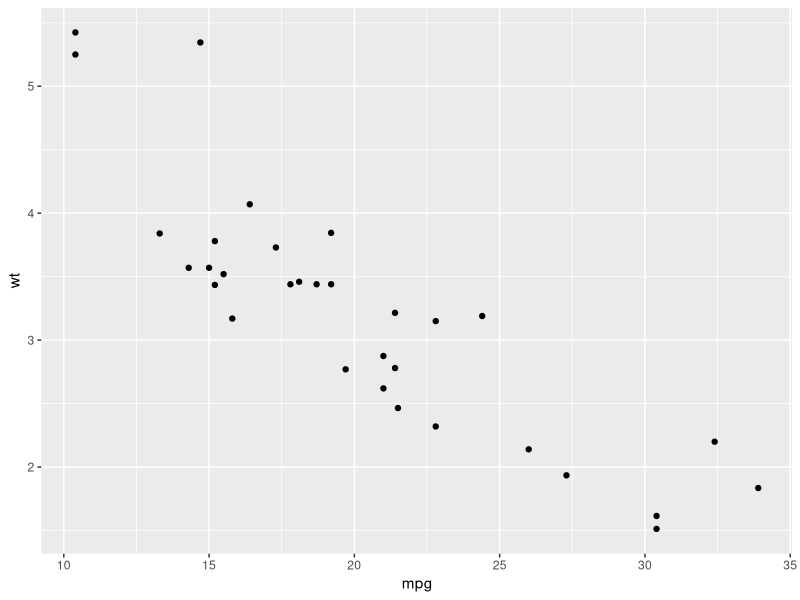
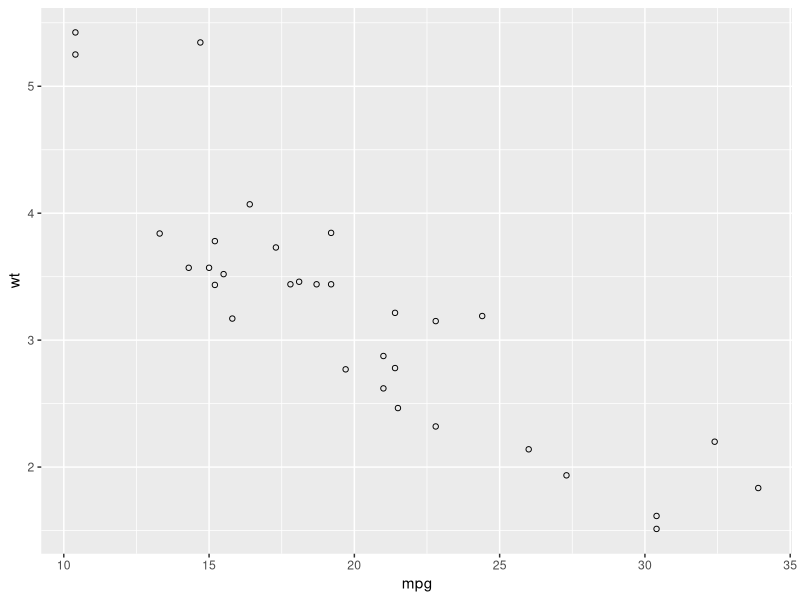
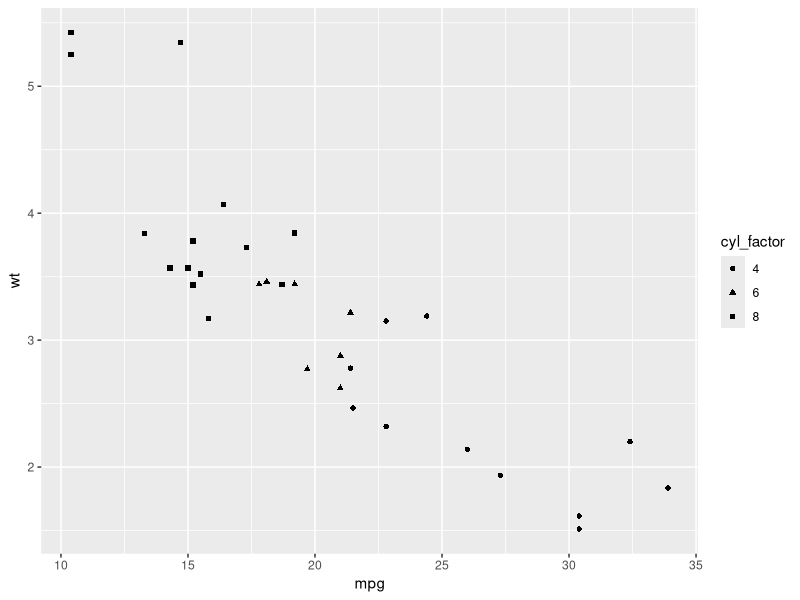
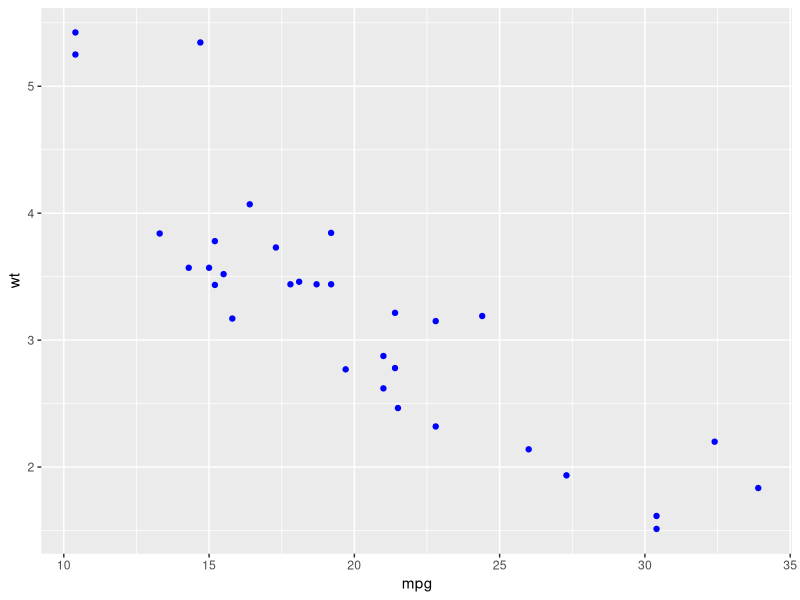
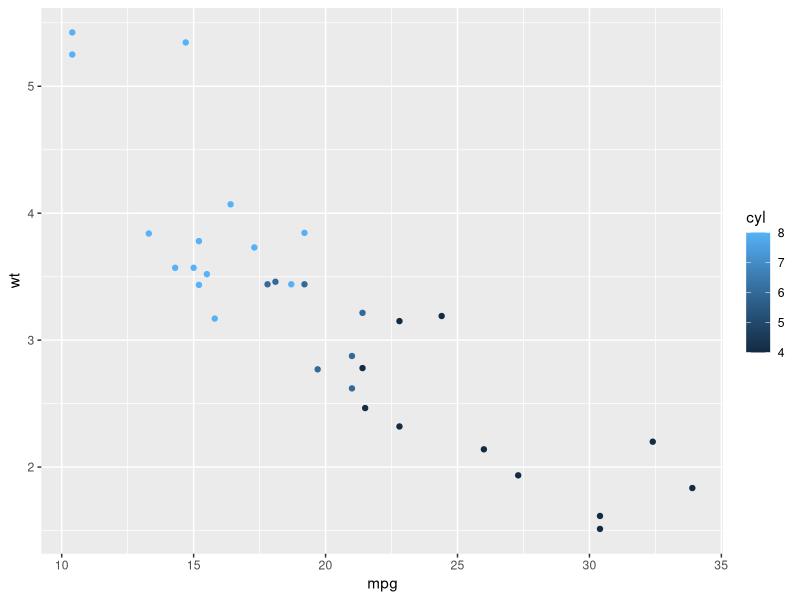
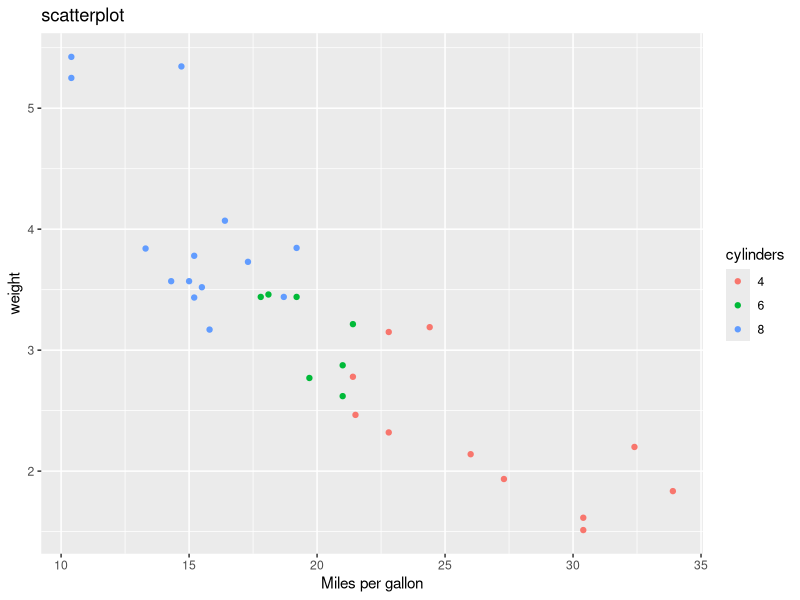
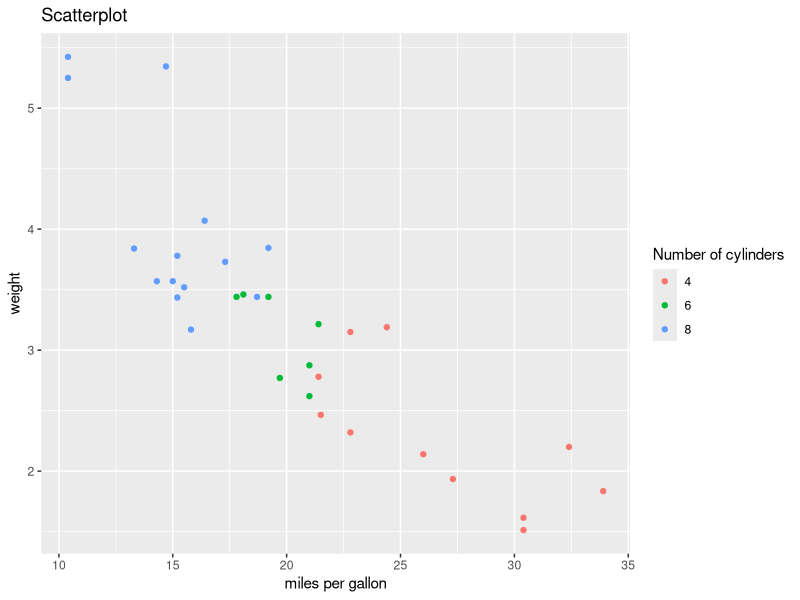
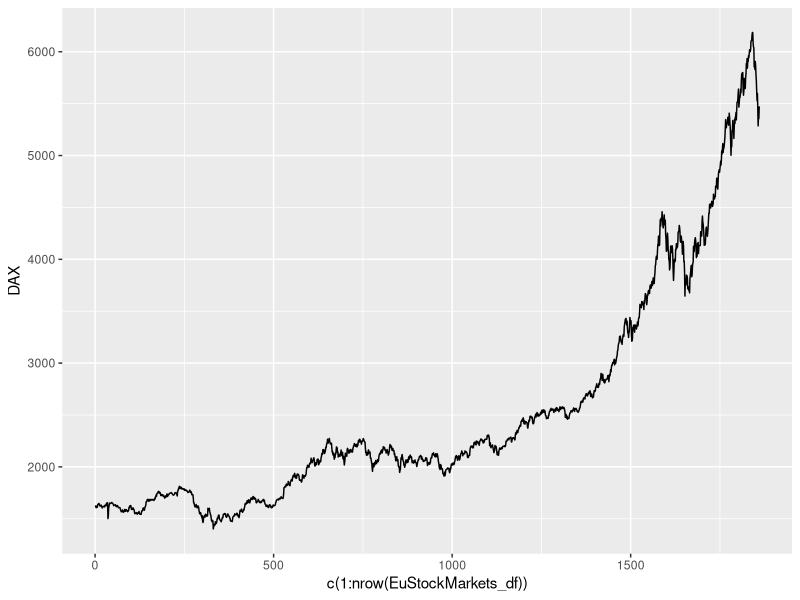

These figures' R source, in order:
library(ggplot2)
mtcars

####Scatterplot
## The qplot parameter is uswed for basic scatter plots
qplot(mpg, wt, data = mtcars)

##For more customization, use the ggplot parameter
ggplot(mtcars, aes(x = mpg, y = wt)) + geom_point(shape = 1) 
## The addition of the geom_point parameter allows for the inclusion of the shape parameter
## If the shape is set to 19, you revert back to the solid dots from before
mtcars$cyl_factor<- factor(mtcars$cyl)

###you can use shape as a third factor, 
###the cars can be categorized by the size of the cylinders
ggplot(mtcars, aes(x= mpg, y = wt, shape = cyl_factor)) + geom_point()

### Color: add color parameter in the geom_point parameter
### YOu can also categorize the cars by the color method
ggplot(mtcars, aes(x= mpg, y = wt))+ geom_point(shape = 19, colour = "blue")

## Third variable as colour
ggplot(mtcars, aes(x =  mpg, y = wt, colour = cyl)) + geom_point(shape = 19)
## When we use cyl_factor as a categorizing variable, we get a different plot
## | compare it with the plot above which uses the cylinder data as numeric range
ggplot(mtcars, aes(x =  mpg, y = wt, colour = cyl_factor)) + geom_point(shape = 19) + labs(title = "scatterplot", x = "Miles per gallon", y = "weight", colour = "cylinders")
ggplot(mtcars, aes(x =  mpg, y = wt, colour = cyl_factor)) + geom_point(shape = 19) + xlab("miles per gallon") + ylab("weight") + labs(colour = "Number of cylinders") + ggtitle("Scatterplot")

##### Line Plots
EuStockMarkets
EuStockMarkets_df<-as.data.frame(EuStockMarkets)
EuStockMarkets_df
head(EuStockMarkets_df)
tail(EuStockMarkets_df)
## The x = c(1:nrow()) simply specifies the current row number
ggplot(EuStockMarkets_df, aes( x= c(1:nrow(EuStockMarkets_df)), y = DAX)) + geom_line()
## You can change the width of the line by adjusting the width parameter
line_plot_1<-ggplot(EuStockMarkets_df, aes( x= c(1:nrow(EuStockMarkets_df)), y = DAX)) + geom_line(size = 1.5, colour = "light blue") + labs(x= "time", y= "stocks")
##you can plot more lines to the graph, by adding more 'geom_lines'
DAX_SMI_Plot<- ggplot()+
    geom_line(data = EuStockMarkets_df, aes(x=c(1:nrow(EuStockMarkets_df)), 
                                         y = DAX, colour = "lightblue")) + 
    geom_line(data = EuStockMarkets_df, aes(x=c(1:nrow(EuStockMarkets_df)),
                                          y = SMI, colour = "red")) +
    labs(x = "time", y = "stocks", title = "Multiple Line plots")
DAX_SMI_Plot
all_stocks_plot<-ggplot()+
    geom_line(data = EuStockMarkets_df, aes(x = c(1:nrow(EuStockMarkets_df)), y = DAX,
                                            colour = "lightblue")) +
    geom_line(data = EuStockMarkets_df, aes(x = c(1:nrow(EuStockMarkets_df)), y = SMI,
                                            colour = "red")) +
    geom_line(data = EuStockMarkets_df, aes(x = c(1:nrow(EuStockMarkets_df)), y = CAC,
                                            colour = "Purple")) +
    geom_line(data = EuStockMarkets_df, aes(x = c(1:nrow(EuStockMarkets_df)), y = FTSE,
                                            colour = "green")) +
    labs(x = "time", y = "stocks")
print(all_stocks_plot)
legend_stocks<-all_stocks_plot +
    xlab("Days") +
    ylab("price")+
    ggtitle("Eu Stocks")
print(legend_stocks)


#### Linear Regression
ggplot(mtcars, aes(x = mpg, y = wt)) +
    geom_point(shape = 19) +
    geom_smooth(method = "lm", se = FALSE, colour = "red")
#se = TRUE <- confidence interval appear (default= TRUE)
# to categorize further, we have included another factor which is colour
ggplot(mtcars, aes(x = mpg, y = wt, colour = cyl_factor)) +
    geom_point(shape = 19) +
    geom_smooth(method = "lm", se = TRUE, colour = "red") +
    xlab("miles per gallon") +
    ylab("weight") +
    labs(colour = "number of Cylinders") +
    ggtitle("Linear Regression")


##### Gaussian Model
### To fit a Gaussian model, model != "lm" but model = "auto"
ggplot(mtcars, aes(x = mpg, y = wt, colour = cyl_factor)) +
    geom_point(shape = 19) +
    geom_smooth(method = "auto", se = TRUE, colour = "red") +
    xlab("miles per gallon") +
    ylab("weight") +
    labs(colour = "number of Cylinders") +
    ggtitle("Gaussian Regression")

    
